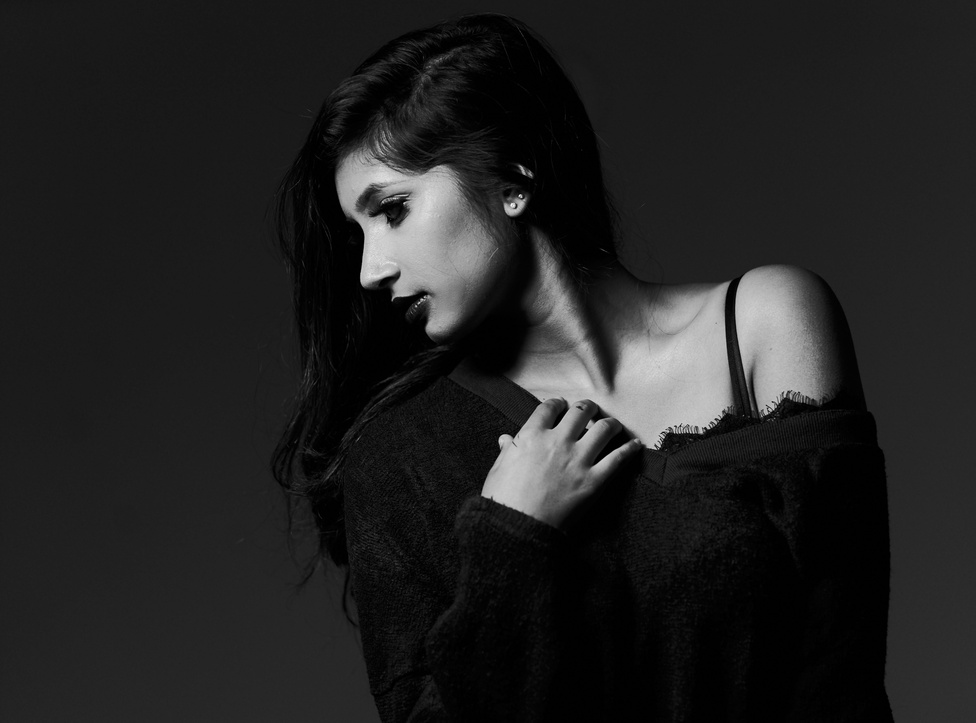
#> input picture person.jpg, 976 x 723 px, shrunk from 5402 x 4000 before the run
$ python sort_sobel_pick.py   (older library calls are emulated)
#> lines starting #> are read from the running program, lines starting #| are printed output that depends on the picture
#> further down, image is the input picture: PIL image 976x723 RGB; min 0, max 248, mean 33.5
from PIL import Image
import numpy as np
import random
import cv2
from enum import Enum

class ColorMode(Enum):
    BRIGHTNESS = "Brightness"
    R = "Red"
    G = "Green"
    B = "Blue"


#Parameters
target_segment_length = 150
min_segment_length = 10
#max_segment_length = 1200
horizontal = False
vertical = True
color_mode = ColorMode.BRIGHTNESS


#function to generate edge mask:
def get_edge_mask(frame):
    # Process at full resolution
    (H, W) = frame.shape[:2]
#> H = 723; W = 976
    #frame = cv2.detailEnhance(frame, sigma_s=10, sigma_r=0.1)
    # Convert to grayscale
    gray = cv2.cvtColor(frame, cv2.COLOR_BGR2GRAY)


    # Apply Gaussian blur to reduce noise
    blurred = cv2.GaussianBlur(gray, (3, 3), 1)

    # Perform Canny edge detection
    if horizontal:
        edges = cv2.Sobel(blurred, cv2.CV_64F, 0, 1, ksize=7) #horizonal edges only
    else:
        edges = cv2.Sobel(blurred, cv2.CV_64F, 1, 0, ksize=7) #vertical edges only
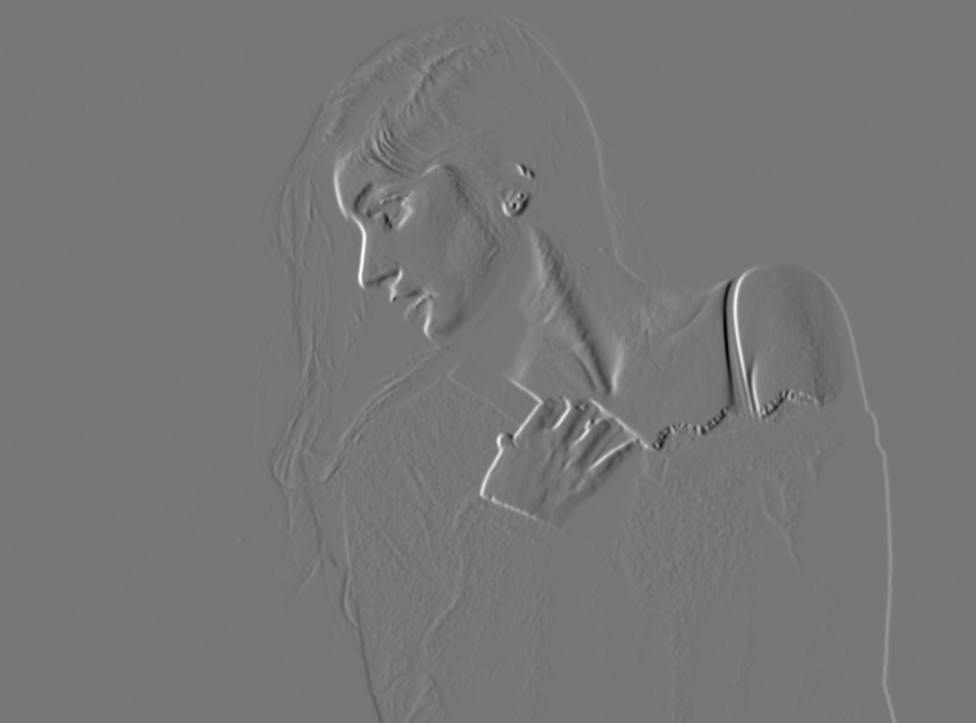
#> edges: shape (723, 976) float64; min -92028, max 104812, mean 21.7; drawn with min black and max white

    # Enhance edge sharpness with unsharp masking
    gaussian = cv2.GaussianBlur(edges, (3, 3), 1)
    edges_sharpened = cv2.addWeighted(edges, 1.5, gaussian, -0.5, 0)
    output_image = Image.fromarray(edges_sharpened)
    #output_image.save('mask.png')
    return edges_sharpened


# Sorting function (sort by brightness)
# Define constants once
R_WEIGHT, G_WEIGHT, B_WEIGHT = 0.299, 0.587, 0.114
weights = np.array([0.299, 0.587, 0.114])
def get_brightness(pixel):
    return R_WEIGHT * pixel[0] + G_WEIGHT * pixel[1] + B_WEIGHT * pixel[2]

def get_red(pixel):
    return pixel[0]

def get_green(pixel):
    return pixel[1]

def get_blue(pixel):
    return pixel[2]


# Load image and mask
image = Image.open("person.jpg").convert("RGB")
mask = get_edge_mask(np.array(image))

# Resize mask to match image dimensions if necessary
#mask = mask.resize(image.size, Image.Resampling.LANCZOS)
image_array = np.array(image)
mask_array = np.array(mask)

# Verify dimensions
print("Image shape:", image_array.shape)
#| Image shape: (723, 976, 3)
print("Mask shape:", mask_array.shape)
#| Mask shape: (723, 976)

# Check if dimensions match
if image_array.shape[:2] != mask_array.shape:
    raise ValueError("Image and mask dimensions do not match!")

height, width, _ = image_array.shape
#> height = 723; width = 976

# Create output array
output_array = image_array.copy()


if horizontal:
    # Process each row
    for y in range(height):
        x = 0
        while x < width:
            # Skip non-sortable areas (mask <= 1)
            while x < width and mask_array[y, x] <= 10:
                x += 1
            if x == width:
                break
            start_x = x

            # Find the end of the sortable segment (mask > 1)
            while x < width and mask_array[y, x] > 10:
                x += 1
            end_x = x

            if end_x-start_x<min_segment_length and (x+target_segment_length)<width:
                end_x += random.randint(min_segment_length,target_segment_length)
            x=end_x
            # Extract pixels in the segment
            sortable_pixels = image_array[y, start_x:end_x]
            sortable_indices = list(range(start_x, end_x))

            if sortable_pixels.size > 0:
                # Sort pixels by brightness
                if color_mode == ColorMode.BRIGHTNESS:
                    pixel_info = np.dot(sortable_pixels, weights)
                elif color_mode == ColorMode.R:
                    pixel_info = [get_red(pixel) for pixel in sortable_pixels]
                elif color_mode == ColorMode.G:
                    pixel_info = [get_green(pixel) for pixel in sortable_pixels]
                elif color_mode == ColorMode.B:
                    pixel_info = [get_blue(pixel) for pixel in sortable_pixels]

                sorted_indices = np.argsort(pixel_info)
                sorted_pixels = sortable_pixels[sorted_indices]

                # Place sorted pixels back into the segment
                for i, x_pos in enumerate(sortable_indices):
                    output_array[y, x_pos] = sorted_pixels[i]
    # Save the result
    output_image = Image.fromarray(output_array)
    output_image.save("sorted_image_rows.jpg")

if vertical:
    # Process each column
    for x in range(width):
        y = 0
        while y < height:
            # Skip non-sortable areas (mask <= 1)
            while y < height and mask_array[y, x] > 10:
                y += 1
            if y == height:
                break
            start_y = y

            # Find the end of the sortable segment (mask > 1)
            while y < height and mask_array[y, x] <= 10:
                y += 1
            end_y = y

            if end_y-start_y<min_segment_length and (y+target_segment_length)<height:
                end_y += random.randint(min_segment_length,target_segment_length)
            y=end_y
            # Extract pixels in the segment
            sortable_pixels = image_array[start_y:end_y, x]
            sortable_indices = list(range(start_y, end_y))

            if sortable_pixels.size > 0:
                # Sort pixels by brightness
                if color_mode == ColorMode.BRIGHTNESS:
                    pixel_info = np.dot(sortable_pixels, weights)
                elif color_mode == ColorMode.R:
                    pixel_info = [get_red(pixel) for pixel in sortable_pixels]
                elif color_mode == ColorMode.G:
                    pixel_info = [get_green(pixel) for pixel in sortable_pixels]
                elif color_mode == ColorMode.B:
                    pixel_info = [get_blue(pixel) for pixel in sortable_pixels]
                sorted_indices = np.argsort(pixel_info)#[::-1]
                sorted_pixels = sortable_pixels[sorted_indices]

                # Place sorted pixels back into the segment
                for i, y_pos in enumerate(sortable_indices):
                    output_array[y_pos, x] = sorted_pixels[i]
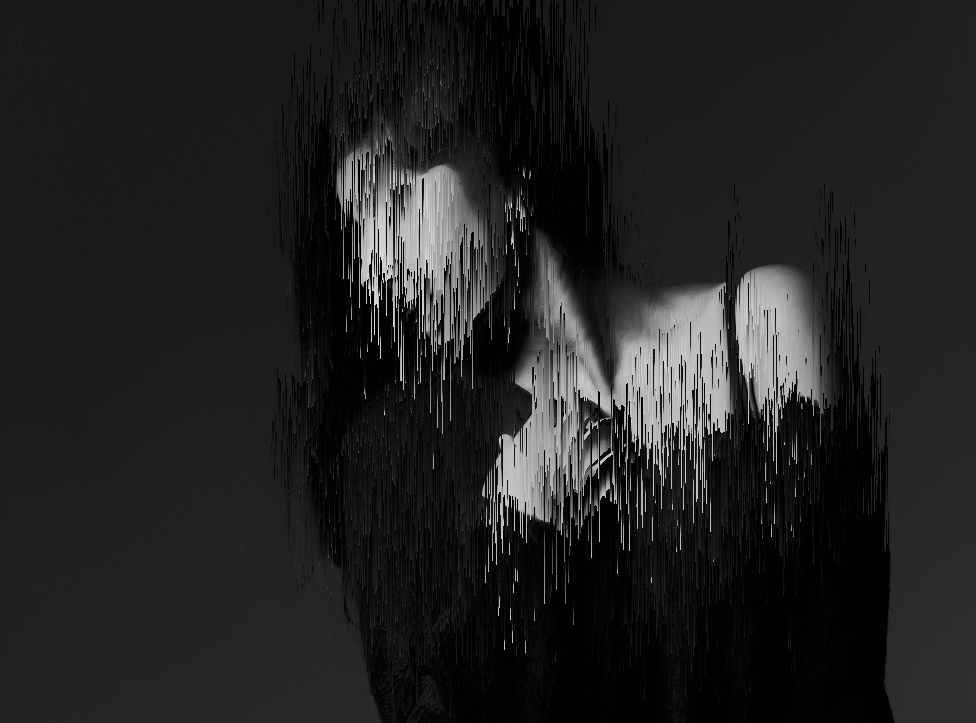
#> output_array: shape (723, 976, 3); min 0, max 248, mean 33.5

    # Save the result
    output_image = Image.fromarray(output_array)
    output_image.save("sorted_image_columns.jpg")
